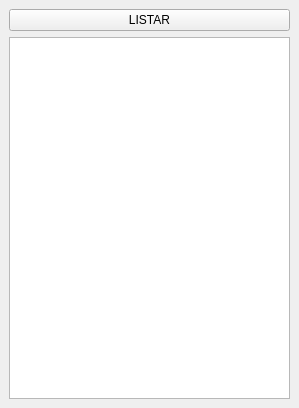
<?xml version="1.0" encoding="UTF-8"?>
<ui version="4.0">
 <class>ListarAluno</class>
 <widget class="QMainWindow" name="ListarAluno">
  <property name="geometry">
   <rect>
    <x>0</x>
    <y>0</y>
    <width>299</width>
    <height>408</height>
   </rect>
  </property>
  <property name="windowTitle">
   <string>Listagem de Alunos</string>
  </property>
  <widget class="QWidget" name="centralwidget">
   <layout class="QVBoxLayout" name="verticalLayout">
    <item>
     <widget class="QPushButton" name="botao_listar">
      <property name="text">
       <string>LISTAR</string>
      </property>
     </widget>
    </item>
    <item>
     <widget class="QPlainTextEdit" name="text_dados"/>
    </item>
   </layout>
  </widget>
 </widget>
 <resources/>
 <connections/>
</ui>
